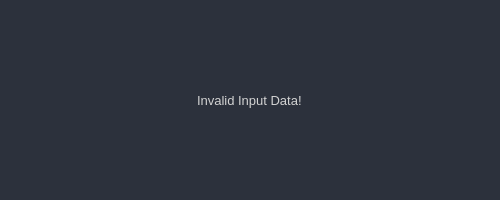
<?xml version="1.0" encoding="UTF-8"?>
<ui version="4.0">
 <class>Dialog</class>
 <widget class="QDialog" name="Dialog">
  <property name="geometry">
   <rect>
    <x>0</x>
    <y>0</y>
    <width>500</width>
    <height>200</height>
   </rect>
  </property>
  <property name="windowTitle">
   <string>Dialog</string>
  </property>
  <property name="styleSheet">
   <string notr="true">*{
border: none;
background-color: transparent;
background: none;
padding: 0;
margin: 0;
color: #d2d2d2;
}

#Dialog{
background-color: rgb(44, 49, 60);
}</string>
  </property>
  <layout class="QVBoxLayout" name="verticalLayout">
   <item alignment="Qt::AlignHCenter">
    <widget class="QLabel" name="label">
     <property name="font">
      <font>
       <pointsize>10</pointsize>
      </font>
     </property>
     <property name="text">
      <string>Invalid Input Data!</string>
     </property>
    </widget>
   </item>
  </layout>
 </widget>
 <resources/>
 <connections/>
</ui>
